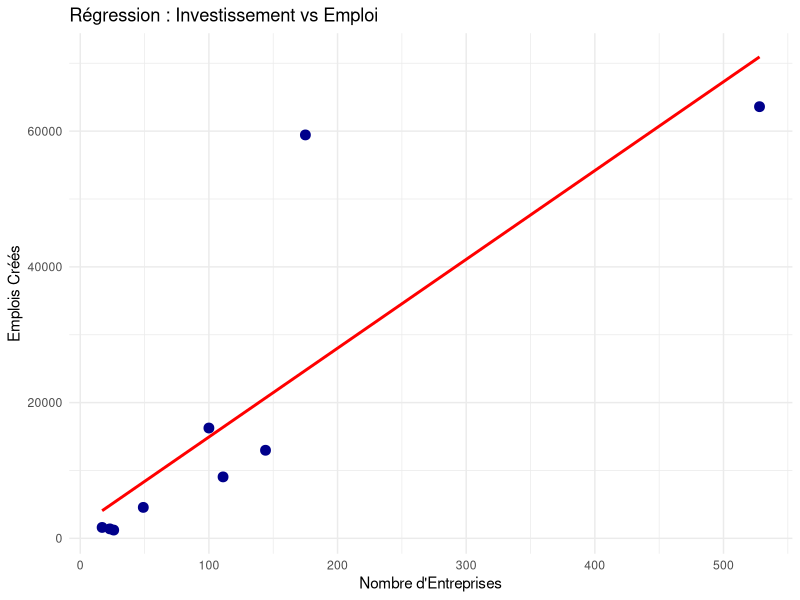

Write R code to recreate this figure.
## ---- chunk 1
#| label: pays-raw
#| echo: true
#| warning: false
#| message: false

library(tidyverse)
library(readxl)

# Lecture du fichier Brut
if(file.exists("repartitionentreprisesetrangereparpays.xls")) {
  df_countries <- read_excel("repartitionentreprisesetrangereparpays.xls", skip = 0)
  
  # Affichage des données BRUTES
  print("--- APERÇU BRUT (Avant) ---")
  head(df_countries, 3)
}
## ---- chunk 2
#| label: pays-clean
#| echo: true

if(exists("df_countries")) {
  # Transformation ETL
  final_map_data <- df_countries %>%
    rename(Sector = 1) %>%
    filter(!is.na(Sector), Sector != "Total") %>%
    mutate(Sector = trimws(Sector)) %>%
    # Pivotage : Colonnes -> Lignes
    pivot_longer(cols = -Sector, names_to = "Country", values_to = "Companies") %>%
    # Regex : Suppression des espaces pour convertir en nombre
    mutate(Companies = as.numeric(gsub("[^0-9]", "", Companies)))

  # Affichage des données PROPRES
  print("--- APERÇU NETTOYÉ (Après) ---")
  head(final_map_data, 3)
} else {
   final_map_data <- data.frame(Sector=character())
}
## ---- chunk 3
#| label: jobs-raw
#| echo: true

# Lecture du fichier Brut
if(file.exists("emploientreprisesetrangere.xls")) {
  df_jobs <- read_excel("emploientreprisesetrangere.xls", skip = 0)
  
  # Affichage des données BRUTES
  print("--- APERÇU BRUT (Avant) ---")
  head(df_jobs, 3)
}
## ---- chunk 4
#| label: jobs-clean
#| echo: true

if(exists("df_jobs")) {
  # Transformation ETL
  final_jobs_data <- df_jobs %>%
    rename(Sector = 1) %>%
    select(Sector, `Totalement Exportatrices`, AUTRE) %>%
    filter(!is.na(Sector), Sector != "Total") %>%
    mutate(Sector = trimws(Sector)) %>%
    pivot_longer(cols = -Sector, names_to = "Company_Type", values_to = "Jobs") %>%
    mutate(Jobs = as.numeric(gsub("[^0-9]", "", Jobs)))

  # Affichage des données PROPRES
  print("--- APERÇU NETTOYÉ (Après) ---")
  head(final_jobs_data, 3)
} else {
  final_jobs_data <- data.frame(Sector=character())
}
## ---- chunk 5
#| label: merge-data
#| echo: true

if(nrow(final_map_data) > 0) {
  stats_data <- final_map_data %>%
    group_by(Sector) %>%
    summarise(Total_Companies = sum(Companies, na.rm = TRUE)) %>%
    left_join(
      final_jobs_data %>% group_by(Sector) %>% summarise(Total_Jobs = sum(Jobs, na.rm = TRUE)),
      by = "Sector"
    )
    
  print("--- RESULTAT FINAL (Fusionné) ---")
  head(stats_data)
} else {
  stats_data <- data.frame(Sector=c("A"), Total_Companies=c(0), Total_Jobs=c(0))
}
## ---- chunk 6
#| echo: true
mean_jobs <- mean(stats_data$Total_Jobs, na.rm = TRUE)
median_jobs <- median(stats_data$Total_Jobs, na.rm = TRUE)

print(paste("Moyenne :", round(mean_jobs, 2)))
print(paste("Médiane :", round(median_jobs, 2)))
## ---- chunk 7
#| echo: true
if(nrow(stats_data) >= 3 && nrow(stats_data) <= 5000) {
  shapiro.test(stats_data$Total_Jobs)
}
## ---- chunk 8
#| echo: true
cor_val <- cor(stats_data$Total_Companies, stats_data$Total_Jobs, use = "complete.obs")
print(paste("Coefficient de Corrélation :", round(cor_val, 4)))

model <- lm(Total_Jobs ~ Total_Companies, data = stats_data)
model$coefficients 
## ---- chunk 9
#| echo: false
#| fig-align: center

ggplot(stats_data, aes(x = Total_Companies, y = Total_Jobs)) +
  geom_point(color = "darkblue", size = 3) +
  geom_smooth(method = "lm", color = "red", se = FALSE) +
  theme_minimal() +
  labs(
    title = "Régression : Investissement vs Emploi",
    x = "Nombre d'Entreprises",
    y = "Emplois Créés"
  )
